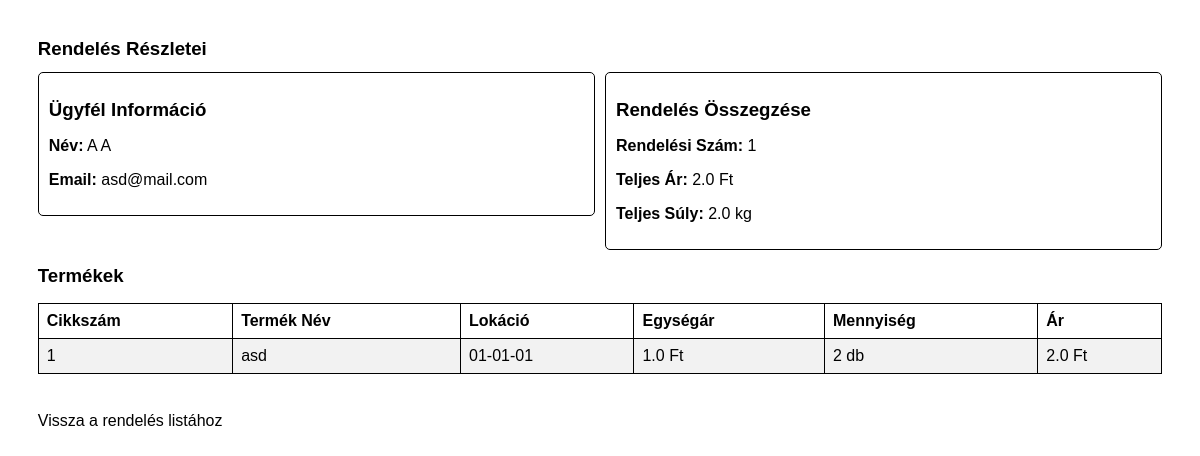
Before: /order_details/1 with the older database file.
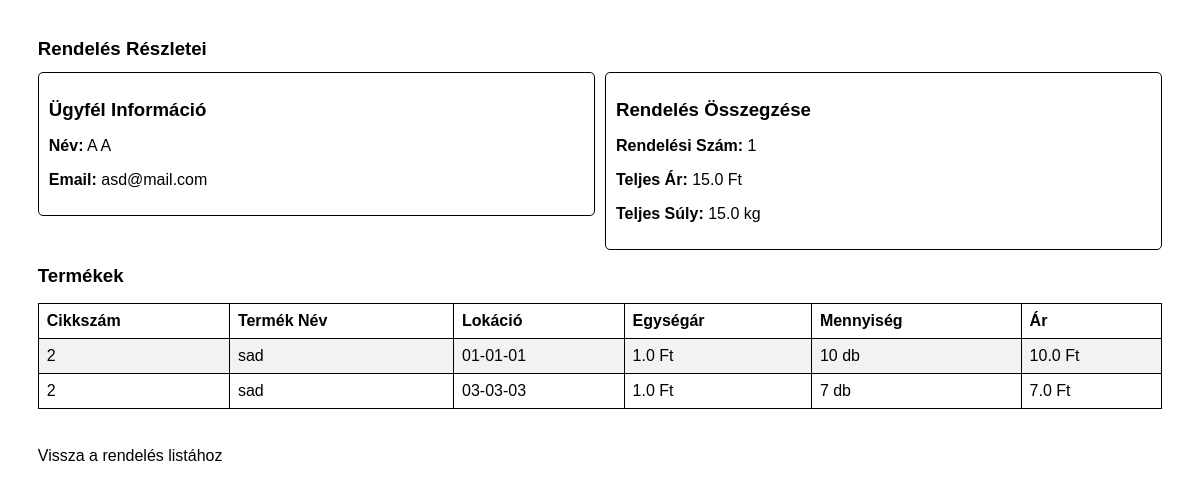
After: the same page with the newer database file.
### tables this page shows
CREATE TABLE stock (
                    id INTEGER PRIMARY KEY,
                    cikkszam TEXT,
                    lokacio TEXT,
                    mennyiseg INTEGER,
                    order_id INTEGER,
                    FOREIGN KEY(cikkszam) REFERENCES products(cikkszam),
                    FOREIGN KEY(order_id) REFERENCES orders(id));

CREATE TABLE products (
                    id INTEGER PRIMARY KEY,
                    cikkszam TEXT UNIQUE,
                    egyseg_vonalkod INTEGER UNIQUE,
                    gyujto_vonalkod INTEGER UNIQUE,
                    nev TEXT,
                    ar REAL,
                    suly REAL,
                    kategoria TEXT);

### raktar_program-master/app.py (the view)
@app.route('/order_details/<int:order_id>', methods=['GET'])
def order_details(order_id):
    conn = get_db_connection()
    order_info = conn.execute('''
        SELECT
            orders.id AS order_id,
            customers.nev AS customer_name,
            customers.email AS customer_email,
            SUM(products.ar * orders.mennyiseg) AS total_price,
            SUM(products.suly * orders.mennyiseg) AS total_weight
        FROM orders
        JOIN customers ON orders.customer_id = customers.id
        JOIN products ON orders.cikkszam = products.cikkszam
        WHERE orders.id = ?
    ''', (order_id,)).fetchone()
    product_details = conn.execute('''
        SELECT
            products.nev AS product_name,
            products.cikkszam,
            products.ar AS price,
            products.suly AS weight,
            stock.mennyiseg AS quantity,
            stock.lokacio AS lokacio
        FROM stock
        JOIN products ON stock.cikkszam = products.cikkszam
        WHERE stock.order_id = ?
    ''', (order_id,)).fetchall()
    conn.close()
    if not order_info:
        flash('Hiba: A rendelési szám nem létezik!', 'error')
        return redirect(url_for('orders'))
    return render_template(
        'order_details.html',
        order_info=order_info,
        product_details=product_details
    )

### raktar_program-master/app.py (called while the page is built)
def get_db_connection():
    conn = sqlite3.connect('database.db')
    conn.row_factory = sqlite3.Row
    return conn

### raktar_program-master/templates/order_details.html (shortened to what this page needs)
<!DOCTYPE html>
<html lang="hu">
<head>
    <link rel="stylesheet" href="{{ url_for('static', filename='css/print.css') }}">
</head>
<body>
    <h1>Rendelés Részletei</h1>
    <div class="summary-container">
        <div class="customer-info">
            <h2>Ügyfél Információ</h2>
            <p><strong>Név:</strong> {{ order_info['customer_name'] }}</p>
            <p><strong>Email:</strong> {{ order_info['customer_email'] }}</p>
        </div>
        <div class="order-summary">
            <h2>Rendelés Összegzése</h2>
            <p><strong>Rendelési Szám:</strong> {{ order_info['order_id'] }}</p>
            <p><strong>Teljes Ár:</strong> {{ order_info['total_price'] }} Ft</p>
            <p><strong>Teljes Súly:</strong> {{ order_info['total_weight'] }} kg</p>
        </div>
    </div>
    <div>
        <h2>Termékek</h2>
        <table border="1">
            <thead>
                <tr>
                    <th>Cikkszám</th>
                    <th>Termék Név</th>
                    <th>Lokáció</th>
                    <th>Egységár</th>
                    <th>Mennyiség</th>
                    <th>Ár</th>
                </tr>
            </thead>
            <tbody>
                {% for product in product_details %}
                <tr>
                    <td>{{ product['cikkszam'] }}</td>
                    <td>{{ product['product_name'] }}</td>
                    <td>{{ product['lokacio'] }}</td>
                    <td>{{ product['price'] }} Ft</td>
                    <td>{{ product['quantity'] }} db</td>
                    <td>{{ product['price'] * product['quantity']}} Ft</td>
                </tr>
                {% endfor %}
            </tbody>
        </table>
    </div>
    <a href="{{ url_for('orders') }}">Vissza a rendelés listához</a>
</body>
</html>

Changed rows visible on the page:
no longer on this page (row edited): stock: cikkszam "1", product_name "asd", lokacio "01-01-01", price "1.0", quantity "2", product['price']*product['quantity'] "2.0"
now on this page (row edited): stock: cikkszam "2", product_name "sad", lokacio "01-01-01", price "1.0", quantity "10", product['price']*product['quantity'] "10.0"
now on this page (row edited): stock: cikkszam "2", product_name "sad", lokacio "03-03-03", price "1.0", quantity "7", product['price']*product['quantity'] "7.0"
Other visible differences:
{{ order_info['total_price'] }}: "2.0" → "15.0"
{{ order_info['total_weight'] }}: "2.0" → "15.0"
